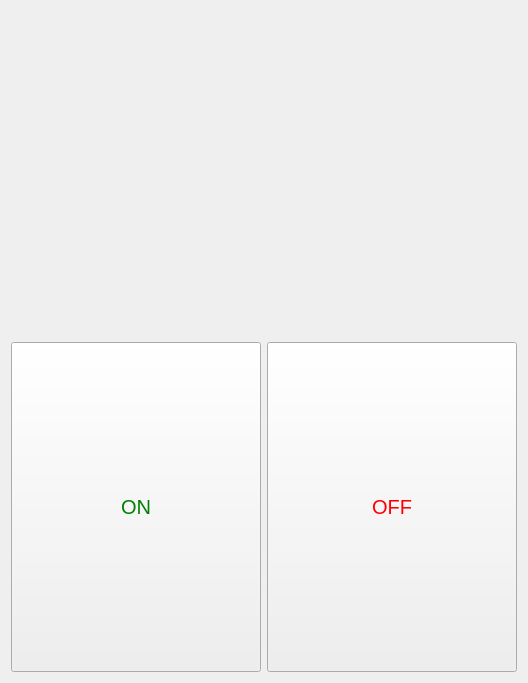
<?xml version="1.0" encoding="UTF-8"?>
<ui version="4.0">
 <class>Form</class>
 <widget class="QWidget" name="Form">
  <property name="geometry">
   <rect>
    <x>0</x>
    <y>0</y>
    <width>528</width>
    <height>683</height>
   </rect>
  </property>
  <property name="windowTitle">
   <string>Form</string>
  </property>
  <layout class="QVBoxLayout" name="verticalLayout">
   <item>
    <spacer name="verticalSpacer">
     <property name="orientation">
      <enum>Qt::Vertical</enum>
     </property>
     <property name="sizeHint" stdset="0">
      <size>
       <width>20</width>
       <height>324</height>
      </size>
     </property>
    </spacer>
   </item>
   <item>
    <layout class="QHBoxLayout" name="horizontalLayout">
     <item>
      <widget class="QPushButton" name="onButton">
       <property name="sizePolicy">
        <sizepolicy hsizetype="Expanding" vsizetype="Expanding">
         <horstretch>0</horstretch>
         <verstretch>0</verstretch>
        </sizepolicy>
       </property>
       <property name="font">
        <font>
         <pointsize>15</pointsize>
        </font>
       </property>
       <property name="styleSheet">
        <string notr="true">color: green</string>
       </property>
       <property name="text">
        <string>ON</string>
       </property>
      </widget>
     </item>
     <item>
      <widget class="QPushButton" name="offButton">
       <property name="sizePolicy">
        <sizepolicy hsizetype="Expanding" vsizetype="Expanding">
         <horstretch>0</horstretch>
         <verstretch>0</verstretch>
        </sizepolicy>
       </property>
       <property name="font">
        <font>
         <pointsize>15</pointsize>
        </font>
       </property>
       <property name="styleSheet">
        <string notr="true">color: red</string>
       </property>
       <property name="text">
        <string>OFF</string>
       </property>
      </widget>
     </item>
    </layout>
   </item>
  </layout>
 </widget>
 <resources/>
 <connections/>
</ui>
